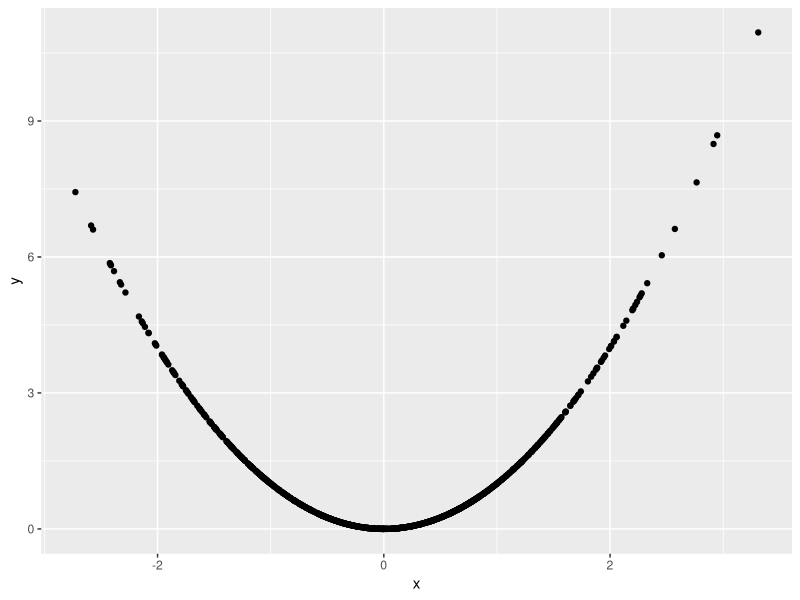

Recreate this plot in R.
## ---- chunk 1
library(tidyverse)

# Generate a tibble with two columns, x and y

plot_df = tibble (
  x = rnorm(1000),
  y = x^2
  
)

# Scatterplot of that tibbke

ggplot(data = plot_df, aes(x = x, y = y)) + geom_point()
